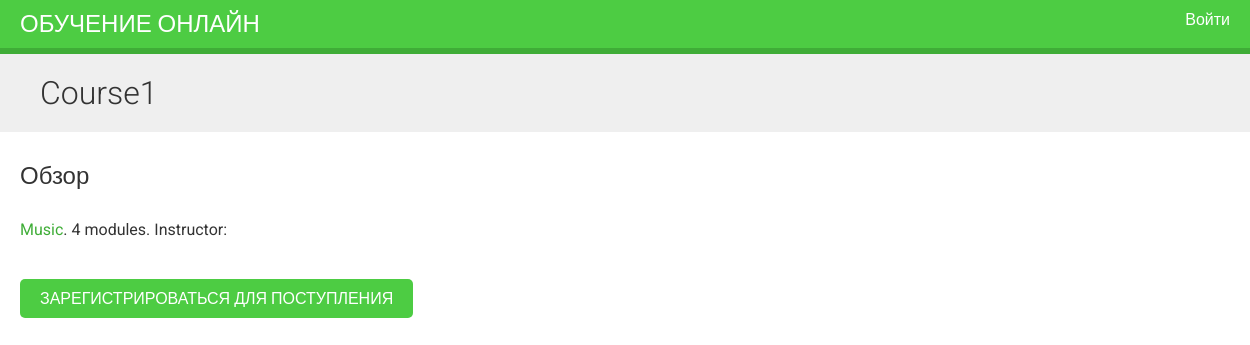
Page /course/course1/ on the committed database.
### courses/models.py (models this page shows, shortened)
class Course(models.Model):
    owner = models.ForeignKey(User,related_name='courses_created',on_delete=models.CASCADE)
    subject = models.ForeignKey(Subject,related_name='courses',on_delete=models.CASCADE)
    title = models.CharField(max_length=200)
    slug = models.SlugField(max_length=200, unique=True)
    overview = models.TextField()
    created = models.DateTimeField(auto_now_add=True)
    students = models.ManyToManyField(User,related_name='courses_joined',blank=True)
    class Meta:
        ordering = ['-created']

class Subject(models.Model):
    title = models.CharField(max_length=200)
    slug = models.SlugField(max_length=200, unique=True)
    class Meta:
        ordering = ['title']

### courses/views.py (the view)
# urls.py: path('<slug:slug>/',views.CourseDetailView.as_view(),name='course_detail'),
class CourseDetailView(DetailView):
    model = Course
    template_name = 'courses/course/detail.html'
    def get_context_data(self, **kwargs):
        context = super(CourseDetailView, self).get_context_data(**kwargs)
        context['enroll_form'] = CourseEnrollForm(
            initial={'course': self.object})
        return context

### courses/templates/courses/course/detail.html (shortened to what this page needs)
{% extends "base.html" %}
{% block content %}
    {% with subject=course.subject %}
        <h1>
            {{ object.title }}
        </h1>
        <div class="module">
            <h2>Обзор</h2>
            <p>
                <a href="{% url "course_list_subject" subject.slug %}">{{ subject.title }}</a>.
                {{ course.modules.count }} modules.
                Instructor: {{ course.owner.get_full_name }}
            </p>
            {% if request.user.is_authenticated %}
                <form action="{% url "student_enroll_course" %}" method="post">
                    {{ enroll_form }}
                    {% csrf_token %}
                    <input type="submit" class="button" value="Поступить">
                </form>
            {% else %}
                <a href="{% url "student_registration" %}" class="button">
                    Зарегистрироваться для поступления
                </a>
            {% endif %}
        </div>
    {% endwith %}
{% endblock %}

### courses/static/css/base.css (style rules this page uses)
body { margin:0; font-family:'Roboto', sans-serif; font-weight:400; color:#333; }
a { color:#3fad37; text-decoration:none; }
h1, h2, h3, h4, h5, h6 { font-family:'Roboto', sans-serif; font-weight:300; }
h1 { background:#efefef; width:100%; overflow:auto; padding:20px 0 20px 40px; margin:0; }
.module { padding:10px 20px; float:left; width:600px; }
.module p { margin:10px 0 20px; width:100%; float:left; }
input[type=submit], a.button { border-radius:5px; background:#4dcc43; color:#fff; font-size:16px; text-transform:uppercase; border:none; padding:10px 20px; margin:20px 0; }

### rows in the picture
Course: title "Course1", modules.count "4"
Subject: title "Music"
